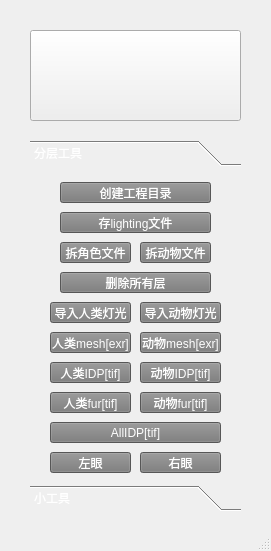
<?xml version="1.0" encoding="UTF-8"?>
<ui version="4.0">
 <class>Nor_renderTools</class>
 <widget class="QMainWindow" name="Nor_renderTools">
  <property name="geometry">
   <rect>
    <x>0</x>
    <y>0</y>
    <width>271</width>
    <height>551</height>
   </rect>
  </property>
  <property name="windowTitle">
   <string>North_renderTools</string>
  </property>
  <property name="styleSheet">
   <string notr="true"/>
  </property>
  <widget class="QWidget" name="centralwidget">
   <widget class="QPushButton" name="pic_button">
    <property name="geometry">
     <rect>
      <x>30</x>
      <y>30</y>
      <width>211</width>
      <height>91</height>
     </rect>
    </property>
    <property name="text">
     <string/>
    </property>
    <property name="icon">
     <iconset>
      <normaloff>Z:/Resource/Support/Python/2.6-x64/Lib/site-packages/idmt/maya/norch/QT/icon/20130731185241_MYRj2_thumb_600_0.bmp</normaloff>Z:/Resource/Support/Python/2.6-x64/Lib/site-packages/idmt/maya/norch/QT/icon/20130731185241_MYRj2_thumb_600_0.bmp</iconset>
    </property>
    <property name="iconSize">
     <size>
      <width>1136</width>
      <height>471</height>
     </size>
    </property>
    <property name="shortcut">
     <string/>
    </property>
   </widget>
   <widget class="QToolBox" name="toolBox">
    <property name="geometry">
     <rect>
      <x>30</x>
      <y>140</y>
      <width>211</width>
      <height>371</height>
     </rect>
    </property>
    <property name="styleSheet">
     <string notr="true">color: rgb(255, 255, 255);</string>
    </property>
    <property name="currentIndex">
     <number>0</number>
    </property>
    <widget class="QWidget" name="widget">
     <property name="geometry">
      <rect>
       <x>0</x>
       <y>0</y>
       <width>211</width>
       <height>317</height>
      </rect>
     </property>
     <attribute name="label">
      <string>分层工具</string>
     </attribute>
     <widget class="QPushButton" name="hmesh_exr">
      <property name="geometry">
       <rect>
        <x>20</x>
        <y>160</y>
        <width>81</width>
        <height>21</height>
       </rect>
      </property>
      <property name="styleSheet">
       <string notr="true">background-color: rgb(120, 120, 120);
color: rgb(255, 255, 255);</string>
      </property>
      <property name="text">
       <string>人类mesh[exr]</string>
      </property>
     </widget>
     <widget class="QPushButton" name="deleteLayer">
      <property name="geometry">
       <rect>
        <x>30</x>
        <y>100</y>
        <width>151</width>
        <height>21</height>
       </rect>
      </property>
      <property name="styleSheet">
       <string notr="true">background-color: rgb(120, 120, 120);
color: rgb(255, 255, 255);</string>
      </property>
      <property name="text">
       <string>删除所有层</string>
      </property>
     </widget>
     <widget class="QPushButton" name="Afur_tif">
      <property name="geometry">
       <rect>
        <x>110</x>
        <y>220</y>
        <width>81</width>
        <height>21</height>
       </rect>
      </property>
      <property name="styleSheet">
       <string notr="true">background-color: rgb(120, 120, 120);
color: rgb(255, 255, 255);</string>
      </property>
      <property name="text">
       <string>动物fur[tif]</string>
      </property>
     </widget>
     <widget class="QPushButton" name="Amesh_exr">
      <property name="geometry">
       <rect>
        <x>110</x>
        <y>160</y>
        <width>81</width>
        <height>21</height>
       </rect>
      </property>
      <property name="styleSheet">
       <string notr="true">background-color: rgb(120, 120, 120);
color: rgb(255, 255, 255);</string>
      </property>
      <property name="text">
       <string>动物mesh[exr]</string>
      </property>
     </widget>
     <widget class="QPushButton" name="humanIDP">
      <property name="geometry">
       <rect>
        <x>20</x>
        <y>190</y>
        <width>81</width>
        <height>21</height>
       </rect>
      </property>
      <property name="styleSheet">
       <string notr="true">background-color: rgb(120, 120, 120);
color: rgb(255, 255, 255);</string>
      </property>
      <property name="text">
       <string>人类IDP[tif]</string>
      </property>
     </widget>
     <widget class="QPushButton" name="creatproject">
      <property name="geometry">
       <rect>
        <x>30</x>
        <y>10</y>
        <width>151</width>
        <height>21</height>
       </rect>
      </property>
      <property name="styleSheet">
       <string notr="true">background-color: rgb(120, 120, 120);
color: rgb(255, 255, 255);</string>
      </property>
      <property name="text">
       <string>创建工程目录</string>
      </property>
     </widget>
     <widget class="QPushButton" name="animalIDP">
      <property name="geometry">
       <rect>
        <x>110</x>
        <y>190</y>
        <width>81</width>
        <height>21</height>
       </rect>
      </property>
      <property name="styleSheet">
       <string notr="true">background-color: rgb(120, 120, 120);
color: rgb(255, 255, 255);</string>
      </property>
      <property name="text">
       <string>动物IDP[tif]</string>
      </property>
     </widget>
     <widget class="QPushButton" name="import_Hlight">
      <property name="geometry">
       <rect>
        <x>20</x>
        <y>130</y>
        <width>81</width>
        <height>21</height>
       </rect>
      </property>
      <property name="styleSheet">
       <string notr="true">background-color: rgb(120, 120, 120);
color: rgb(255, 255, 255);</string>
      </property>
      <property name="text">
       <string>导入人类灯光</string>
      </property>
     </widget>
     <widget class="QPushButton" name="import_Alight">
      <property name="geometry">
       <rect>
        <x>110</x>
        <y>130</y>
        <width>81</width>
        <height>21</height>
       </rect>
      </property>
      <property name="styleSheet">
       <string notr="true">background-color: rgb(120, 120, 120);
color: rgb(255, 255, 255);</string>
      </property>
      <property name="text">
       <string>导入动物灯光</string>
      </property>
     </widget>
     <widget class="QPushButton" name="save_ligntingfile">
      <property name="geometry">
       <rect>
        <x>30</x>
        <y>40</y>
        <width>151</width>
        <height>21</height>
       </rect>
      </property>
      <property name="styleSheet">
       <string notr="true">background-color: rgb(120, 120, 120);
color: rgb(255, 255, 255);</string>
      </property>
      <property name="text">
       <string>存lighting文件</string>
      </property>
     </widget>
     <widget class="QPushButton" name="save_Hfile">
      <property name="geometry">
       <rect>
        <x>30</x>
        <y>70</y>
        <width>71</width>
        <height>21</height>
       </rect>
      </property>
      <property name="styleSheet">
       <string notr="true">background-color: rgb(120, 120, 120);
color: rgb(255, 255, 255);</string>
      </property>
      <property name="text">
       <string>拆角色文件</string>
      </property>
     </widget>
     <widget class="QPushButton" name="save_Afile">
      <property name="geometry">
       <rect>
        <x>110</x>
        <y>70</y>
        <width>71</width>
        <height>21</height>
       </rect>
      </property>
      <property name="styleSheet">
       <string notr="true">background-color: rgb(120, 120, 120);
color: rgb(255, 255, 255);</string>
      </property>
      <property name="text">
       <string>拆动物文件</string>
      </property>
     </widget>
     <widget class="QPushButton" name="ALL_IDP">
      <property name="geometry">
       <rect>
        <x>20</x>
        <y>250</y>
        <width>171</width>
        <height>21</height>
       </rect>
      </property>
      <property name="styleSheet">
       <string notr="true">background-color: rgb(120, 120, 120);
color: rgb(255, 255, 255);</string>
      </property>
      <property name="text">
       <string>AllIDP[tif]</string>
      </property>
     </widget>
     <widget class="QPushButton" name="Hfur_tif">
      <property name="geometry">
       <rect>
        <x>20</x>
        <y>220</y>
        <width>81</width>
        <height>21</height>
       </rect>
      </property>
      <property name="styleSheet">
       <string notr="true">background-color: rgb(120, 120, 120);
color: rgb(255, 255, 255);</string>
      </property>
      <property name="text">
       <string>人类fur[tif]</string>
      </property>
     </widget>
     <widget class="QPushButton" name="left_eye">
      <property name="geometry">
       <rect>
        <x>20</x>
        <y>280</y>
        <width>81</width>
        <height>21</height>
       </rect>
      </property>
      <property name="styleSheet">
       <string notr="true">background-color: rgb(120, 120, 120);
color: rgb(255, 255, 255);</string>
      </property>
      <property name="text">
       <string>左眼</string>
      </property>
     </widget>
     <widget class="QPushButton" name="right_eye">
      <property name="geometry">
       <rect>
        <x>110</x>
        <y>280</y>
        <width>81</width>
        <height>21</height>
       </rect>
      </property>
      <property name="styleSheet">
       <string notr="true">background-color: rgb(120, 120, 120);
color: rgb(255, 255, 255);</string>
      </property>
      <property name="text">
       <string>右眼</string>
      </property>
     </widget>
    </widget>
    <widget class="QWidget" name="widget_2">
     <property name="geometry">
      <rect>
       <x>0</x>
       <y>0</y>
       <width>211</width>
       <height>317</height>
      </rect>
     </property>
     <attribute name="label">
      <string>小工具</string>
     </attribute>
     <widget class="QPushButton" name="shadow">
      <property name="geometry">
       <rect>
        <x>20</x>
        <y>10</y>
        <width>75</width>
        <height>23</height>
       </rect>
      </property>
      <property name="styleSheet">
       <string notr="true">background-color: rgb(0, 139, 0);
color: rgb(0, 0, 0);</string>
      </property>
      <property name="text">
       <string>shadow</string>
      </property>
     </widget>
     <widget class="QPushButton" name="occ">
      <property name="geometry">
       <rect>
        <x>120</x>
        <y>10</y>
        <width>75</width>
        <height>23</height>
       </rect>
      </property>
      <property name="styleSheet">
       <string notr="true">background-color: rgb(255, 255, 255);
color: rgb(0, 0, 0);</string>
      </property>
      <property name="text">
       <string>occ</string>
      </property>
     </widget>
     <widget class="QPushButton" name="refrection">
      <property name="geometry">
       <rect>
        <x>20</x>
        <y>50</y>
        <width>75</width>
        <height>23</height>
       </rect>
      </property>
      <property name="styleSheet">
       <string notr="true">background-color: rgb(202, 110, 48);
color: rgb(0, 0, 0);</string>
      </property>
      <property name="text">
       <string>refrection</string>
      </property>
     </widget>
     <widget class="Line" name="line">
      <property name="geometry">
       <rect>
        <x>20</x>
        <y>90</y>
        <width>181</width>
        <height>16</height>
       </rect>
      </property>
      <property name="orientation">
       <enum>Qt::Horizontal</enum>
      </property>
     </widget>
     <widget class="QPushButton" name="R">
      <property name="geometry">
       <rect>
        <x>20</x>
        <y>130</y>
        <width>75</width>
        <height>23</height>
       </rect>
      </property>
      <property name="styleSheet">
       <string notr="true">background-color: rgb(255, 0, 0);</string>
      </property>
      <property name="text">
       <string>R</string>
      </property>
     </widget>
     <widget class="QPushButton" name="G">
      <property name="geometry">
       <rect>
        <x>120</x>
        <y>130</y>
        <width>75</width>
        <height>23</height>
       </rect>
      </property>
      <property name="styleSheet">
       <string notr="true">background-color: rgb(117, 255, 5);</string>
      </property>
      <property name="text">
       <string>G</string>
      </property>
     </widget>
     <widget class="QPushButton" name="B">
      <property name="geometry">
       <rect>
        <x>20</x>
        <y>170</y>
        <width>75</width>
        <height>23</height>
       </rect>
      </property>
      <property name="styleSheet">
       <string notr="true">background-color: rgb(0, 0, 255);</string>
      </property>
      <property name="text">
       <string>B</string>
      </property>
     </widget>
     <widget class="QPushButton" name="M">
      <property name="geometry">
       <rect>
        <x>120</x>
        <y>170</y>
        <width>75</width>
        <height>23</height>
       </rect>
      </property>
      <property name="styleSheet">
       <string notr="true">background-color: rgb(0, 0, 0);</string>
      </property>
      <property name="text">
       <string>M</string>
      </property>
     </widget>
     <widget class="QPushButton" name="Y">
      <property name="geometry">
       <rect>
        <x>20</x>
        <y>210</y>
        <width>75</width>
        <height>23</height>
       </rect>
      </property>
      <property name="styleSheet">
       <string notr="true">background-color: rgb(255, 255, 0);
color: rgb(0, 0, 0);</string>
      </property>
      <property name="text">
       <string>Y</string>
      </property>
     </widget>
     <widget class="QPushButton" name="C">
      <property name="geometry">
       <rect>
        <x>120</x>
        <y>210</y>
        <width>75</width>
        <height>23</height>
       </rect>
      </property>
      <property name="styleSheet">
       <string notr="true">background-color: rgb(0, 255, 255);</string>
      </property>
      <property name="text">
       <string>C</string>
      </property>
     </widget>
     <widget class="QPushButton" name="K">
      <property name="geometry">
       <rect>
        <x>20</x>
        <y>250</y>
        <width>75</width>
        <height>23</height>
       </rect>
      </property>
      <property name="styleSheet">
       <string notr="true">background-color: rgb(255, 85, 255);</string>
      </property>
      <property name="text">
       <string>K</string>
      </property>
     </widget>
    </widget>
   </widget>
  </widget>
  <widget class="QMenuBar" name="menubar">
   <property name="geometry">
    <rect>
     <x>0</x>
     <y>0</y>
     <width>271</width>
     <height>18</height>
    </rect>
   </property>
  </widget>
  <widget class="QStatusBar" name="statusbar"/>
 </widget>
 <resources/>
 <connections/>
</ui>
